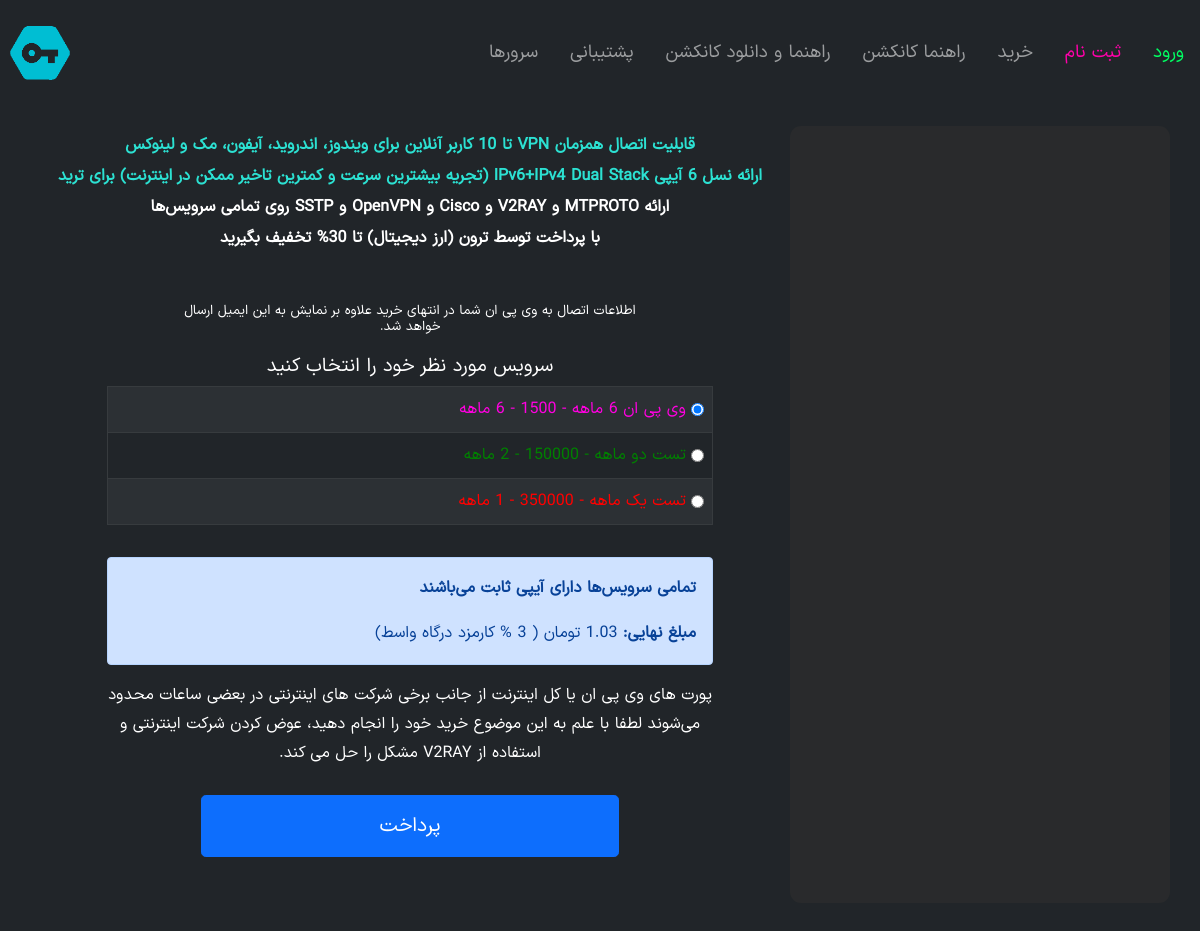
The app's page /, older data.
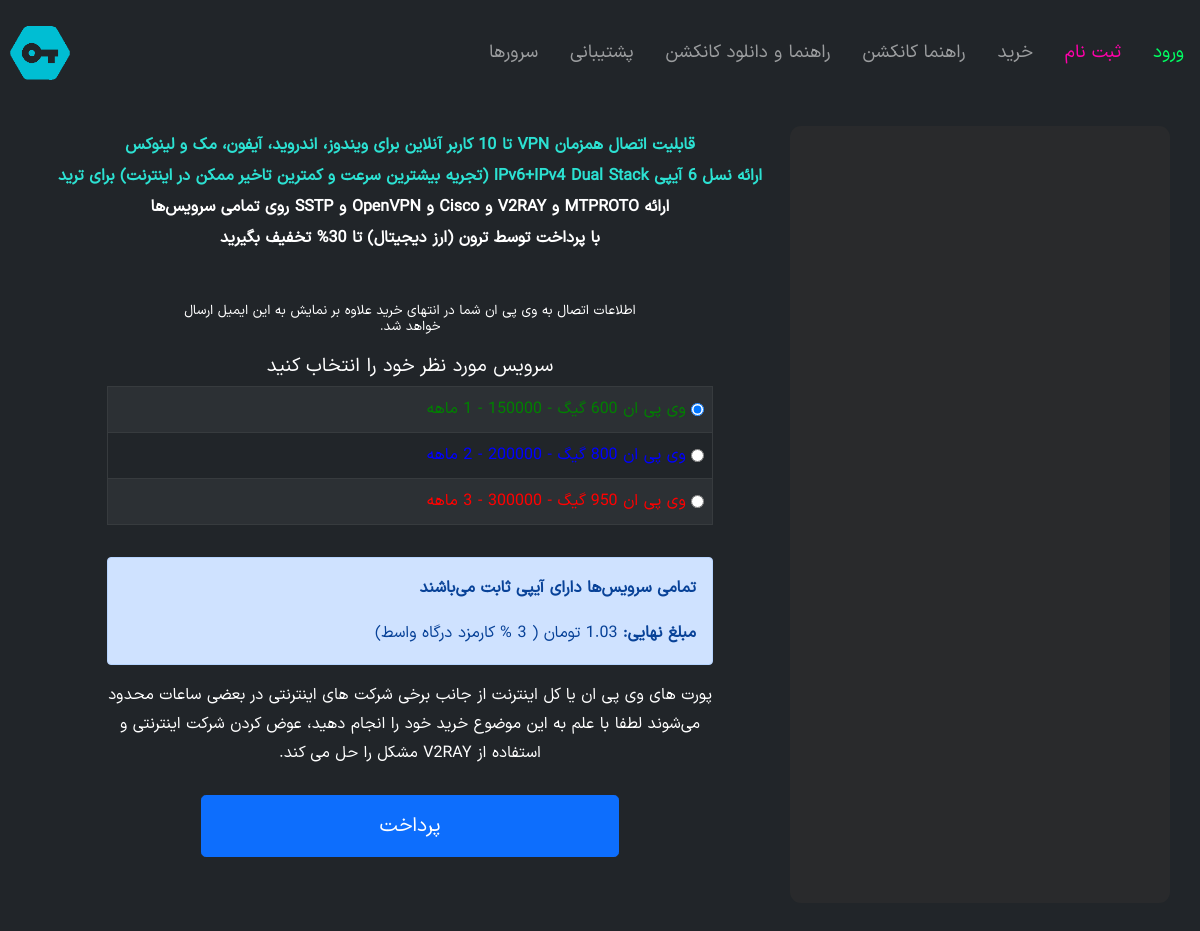
The same page, newer data.
### vpn/models.py (models this page shows, shortened)
class vpnlist(models.Model):
    title = models.CharField(max_length=150, verbose_name=_("VPN Title"))
    day = models.IntegerField(verbose_name=_("Active Day"))
    price_t = models.CharField(max_length=150, verbose_name=_("Price Toman"))
    price_c = models.CharField(max_length=150, verbose_name=_("Price Digital currency"), blank=True, null=True)
    row = models.IntegerField(verbose_name=_("Row"))
    color = models.CharField(max_length=150, verbose_name=_("Color"), null=True, blank=True)
    class Meta:
        verbose_name = _("vpnlist")
        verbose_name_plural = _("vpnlists")

### vpn/views.py (the view)
# urls.py: path('', home, name='home'),
def home(request):
    vpli = vpnlist.objects.all().order_by('row')
    return render(request=request, template_name="vpn/home.html", context={'vpnall': vpli})

### vpn/context_processors.py (called while the page is built)
def siteAddress(request):
    return {'SITE_ADDRESS': settings.SITE_ADDRESS}

def sideBar(request):
    conf = Conf.objects.last()
    return {'SITECONF': conf}

### vpn/templatetags/basetags.py (called while the page is built)
@register.filter()
def daytomo(value):
    return math.ceil(value / 31)

### vpn/templates/vpn/home.html (shortened to what this page needs)
{% extends "base.html" %}
{% load static %}
{% load i18n %}
{% block head %}
<link rel="stylesheet" href="{% static 'vpn/css/buypg.css' %}"/>
{% endblock head %}
{% block body %}
    {% include "vpn/buyor.html" with vpns=vpnall %}
    {% include "vpn/sidebar.html" %}
{% endblock body %}

### vpn/templates/vpn/buyor.html (shortened to what the changed rows need)
{% load i18n %}
{% load static %}
{% load basetags %}
<div class="col-md-8 rtl">
    <div style="margin-top:25px;">
        <form class="form_buy"
              id="buy_submit"
              action="buyVerify"
              method="POST"
              style="margin-top:25px">
            <div style="opacity: 1.0;">
                <div class="formbox">
                    <h2 class="h2 font-weight-normal"
                        style="direction: rtl;
                               text-align:center;
                               font-size: larger">سرویس مورد نظر خود را انتخاب کنید</h2>
                    <div class="form-group"
                         style="align-content:flex-start;
                                text-align:right;
                                direction:rtl">
                        <section class="serviceselection" id="serviceselection">
                            <table class="table table-dark table-striped table-bordered table-hover"
                                   id="cardtable">
                                <tbody>
                                    {% for vpn in vpns %}
                                        <tr id="trproduct_{{ forloop.counter0 }}"
                                            onclick="reply_click({{ forloop.counter0 }},{{ vpn.price_t }})">
                                            <td class="None">
                                                <div style="display:flex;
                                                            flex-direction: row;
                                                            justify-content: right;
                                                            align-items: center">
                                                    <input id="vpli_{{ vpn.id }}"
                                                           name="vpnid"
                                                           onclick="reply_click({{ forloop.counter0 }},{{ vpn.price_t }} )"
                                                           type="radio"
                                                           value="{{ vpn.id }}"
                                                           {% if forloop.counter0 == 0 %}checked="checked"{% endif %} />
                                                    <label for="vpli_{{ vpn.id }}"
                                                           onclick="reply_click({{ forloop.counter0 }},{{ vpn.price_t }} )"
                                                           style="margin-right: 5px;
                                                                  text-align: right;
                                                                  clear: both;
                                                                  float:left;
                                                                  color:{{ vpn.color }}">
                                                        {{ vpn.title }} - {{ vpn.price_t }} - {{ vpn.day|daytomo }} ماهه
                                                    </label>
                                                </div>
                                            </td>
                                        </tr>
                                    {% endfor %}
                                </tbody>
                            </table>
                        </section>
                    </div>
                </div>
            </div>
        </form>
    </div>
</div>

Row changes from the older to the newer data that the page shows:
changed vpnlist: vpnid "☐ تست یک ماهه - 350000 - 1 ماهه" → "☑ وی پی ان 600 گیگ - 150000 - 1"; price_t "350000" → "150000" (drawn); title "تست یک ماهه" → "وی پی ان 600 گیگ"; moves up the list
changed vpnlist (number 2 of 3 on the later page): vpnid "☑ وی پی ان 6 ماهه - 1500 - 6 ماه" → "☐ وی پی ان 800 گیگ - 200000 - 2"; title "وی پی ان 6 ماهه" → (not shown); price_t "1500" → (not shown)
changed vpnlist: price_t "150000" → "300000" (drawn); vpnid "☐ تست دو ماهه - 150000 - 2 ماهه" → "☐ وی پی ان 950 گیگ - 300000 - 3"; title "تست دو ماهه" → "وی پی ان 950 گیگ"
